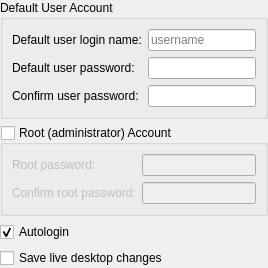
         <widget class="QWidget" name="pageUserAccounts">
          <layout class="QGridLayout">
           <property name="leftMargin">
            <number>0</number>
           </property>
           <property name="topMargin">
            <number>0</number>
           </property>
           <property name="rightMargin">
            <number>0</number>
           </property>
           <property name="bottomMargin">
            <number>0</number>
           </property>
           <item row="5" column="0">
            <spacer>
             <property name="orientation">
              <enum>Qt::Vertical</enum>
             </property>
             <property name="sizeHint" stdset="0">
              <size>
               <width>0</width>
               <height>0</height>
              </size>
             </property>
            </spacer>
           </item>
           <item row="0" column="0">
            <widget class="QGroupBox" name="boxUserAccount">
             <property name="sizePolicy">
              <sizepolicy hsizetype="MinimumExpanding" vsizetype="Minimum">
               <horstretch>0</horstretch>
               <verstretch>0</verstretch>
              </sizepolicy>
             </property>
             <property name="title">
              <string>Default User Account</string>
             </property>
             <layout class="QFormLayout">
              <item row="0" column="0">
               <widget class="QLabel" name="labelUserName">
                <property name="sizePolicy">
                 <sizepolicy hsizetype="MinimumExpanding" vsizetype="Minimum">
                  <horstretch>0</horstretch>
                  <verstretch>0</verstretch>
                 </sizepolicy>
                </property>
                <property name="text">
                 <string>Default user login name:</string>
                </property>
                <property name="wordWrap">
                 <bool>false</bool>
                </property>
               </widget>
              </item>
              <item row="0" column="1">
               <widget class="QLineEdit" name="textUserName">
                <property name="sizePolicy">
                 <sizepolicy hsizetype="MinimumExpanding" vsizetype="Minimum">
                  <horstretch>0</horstretch>
                  <verstretch>0</verstretch>
                 </sizepolicy>
                </property>
                <property name="placeholderText">
                 <string>username</string>
                </property>
               </widget>
              </item>
              <item row="1" column="0">
               <widget class="QLabel" name="labelUserPass">
                <property name="sizePolicy">
                 <sizepolicy hsizetype="MinimumExpanding" vsizetype="Minimum">
                  <horstretch>0</horstretch>
                  <verstretch>0</verstretch>
                 </sizepolicy>
                </property>
                <property name="text">
                 <string>Default user password:</string>
                </property>
               </widget>
              </item>
              <item row="1" column="1">
               <widget class="QLineEdit" name="textUserPass">
                <property name="sizePolicy">
                 <sizepolicy hsizetype="MinimumExpanding" vsizetype="Minimum">
                  <horstretch>0</horstretch>
                  <verstretch>0</verstretch>
                 </sizepolicy>
                </property>
                <property name="echoMode">
                 <enum>QLineEdit::Password</enum>
                </property>
               </widget>
              </item>
              <item row="2" column="0">
               <widget class="QLabel" name="labelUserPass2">
                <property name="sizePolicy">
                 <sizepolicy hsizetype="MinimumExpanding" vsizetype="Minimum">
                  <horstretch>0</horstretch>
                  <verstretch>0</verstretch>
                 </sizepolicy>
                </property>
                <property name="text">
                 <string>Confirm user password:</string>
                </property>
               </widget>
              </item>
              <item row="2" column="1">
               <widget class="QLineEdit" name="textUserPass2">
                <property name="sizePolicy">
                 <sizepolicy hsizetype="MinimumExpanding" vsizetype="Minimum">
                  <horstretch>0</horstretch>
                  <verstretch>0</verstretch>
                 </sizepolicy>
                </property>
                <property name="echoMode">
                 <enum>QLineEdit::Password</enum>
                </property>
               </widget>
              </item>
             </layout>
            </widget>
           </item>
           <item row="1" column="0">
            <widget class="QGroupBox" name="boxRootAccount">
             <property name="sizePolicy">
              <sizepolicy hsizetype="MinimumExpanding" vsizetype="Minimum">
               <horstretch>0</horstretch>
               <verstretch>0</verstretch>
              </sizepolicy>
             </property>
             <property name="cursor">
              <cursorShape>PointingHandCursor</cursorShape>
             </property>
             <property name="title">
              <string>Root (administrator) Account</string>
             </property>
             <property name="checkable">
              <bool>true</bool>
             </property>
             <property name="checked">
              <bool>false</bool>
             </property>
             <layout class="QFormLayout">
              <item row="0" column="0">
               <widget class="QLabel" name="labelRootPass">
                <property name="sizePolicy">
                 <sizepolicy hsizetype="MinimumExpanding" vsizetype="Minimum">
                  <horstretch>0</horstretch>
                  <verstretch>0</verstretch>
                 </sizepolicy>
                </property>
                <property name="text">
                 <string>Root password:</string>
                </property>
               </widget>
              </item>
              <item row="0" column="1">
               <widget class="QLineEdit" name="textRootPass">
                <property name="sizePolicy">
                 <sizepolicy hsizetype="MinimumExpanding" vsizetype="Minimum">
                  <horstretch>0</horstretch>
                  <verstretch>0</verstretch>
                 </sizepolicy>
                </property>
                <property name="echoMode">
                 <enum>QLineEdit::Password</enum>
                </property>
               </widget>
              </item>
              <item row="1" column="0">
               <widget class="QLabel" name="labelRootPass2">
                <property name="sizePolicy">
                 <sizepolicy hsizetype="MinimumExpanding" vsizetype="Minimum">
                  <horstretch>0</horstretch>
                  <verstretch>0</verstretch>
                 </sizepolicy>
                </property>
                <property name="text">
                 <string>Confirm root password:</string>
                </property>
               </widget>
              </item>
              <item row="1" column="1">
               <widget class="QLineEdit" name="textRootPass2">
                <property name="sizePolicy">
                 <sizepolicy hsizetype="MinimumExpanding" vsizetype="Minimum">
                  <horstretch>0</horstretch>
                  <verstretch>0</verstretch>
                 </sizepolicy>
                </property>
                <property name="echoMode">
                 <enum>QLineEdit::Password</enum>
                </property>
               </widget>
              </item>
             </layout>
            </widget>
           </item>
           <item row="3" column="0">
            <widget class="QCheckBox" name="checkAutoLogin">
             <property name="sizePolicy">
              <sizepolicy hsizetype="MinimumExpanding" vsizetype="Minimum">
               <horstretch>0</horstretch>
               <verstretch>0</verstretch>
              </sizepolicy>
             </property>
             <property name="cursor">
              <cursorShape>PointingHandCursor</cursorShape>
             </property>
             <property name="text">
              <string>Autologin</string>
             </property>
             <property name="checked">
              <bool>true</bool>
             </property>
            </widget>
           </item>
           <item row="6" column="0">
            <widget class="QCheckBox" name="checkSaveDesktop">
             <property name="sizePolicy">
              <sizepolicy hsizetype="MinimumExpanding" vsizetype="Minimum">
               <horstretch>0</horstretch>
               <verstretch>0</verstretch>
              </sizepolicy>
             </property>
             <property name="cursor">
              <cursorShape>PointingHandCursor</cursorShape>
             </property>
             <property name="toolTip">
              <string>Desktop modifications made in the live environment will be carried over to the installed OS</string>
             </property>
             <property name="text">
              <string>Save live desktop changes</string>
             </property>
            </widget>
           </item>
          </layout>
         </widget>
